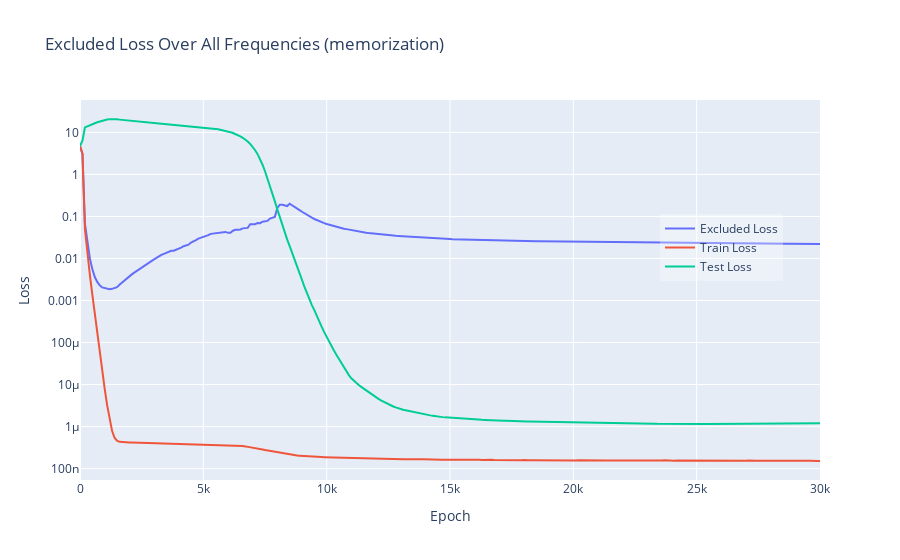
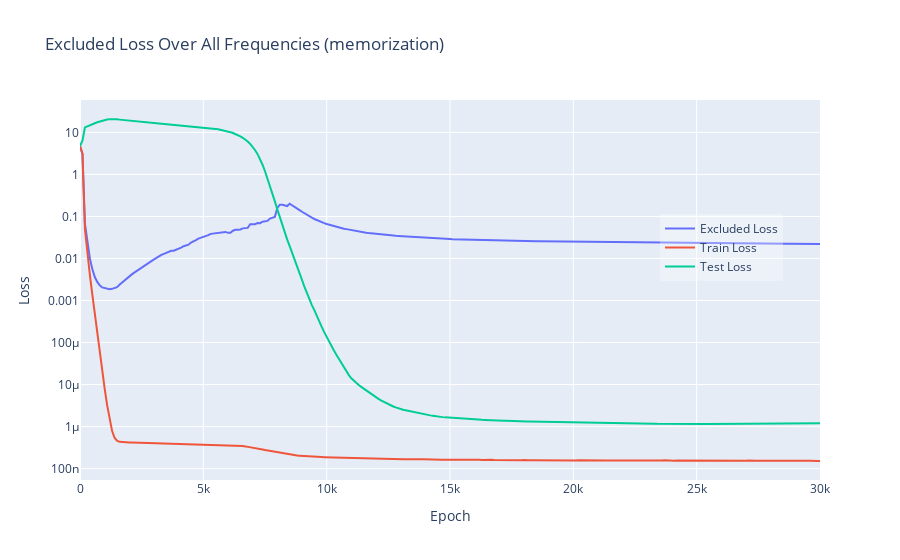
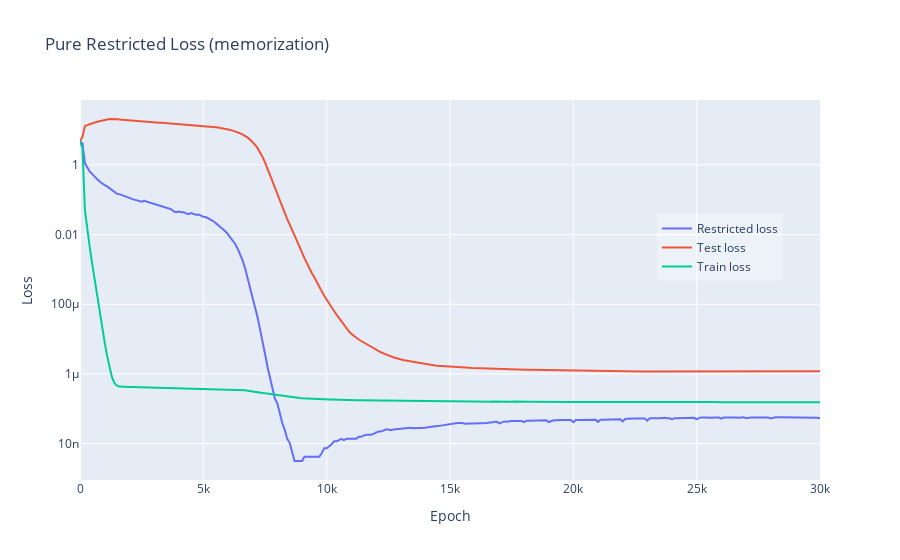
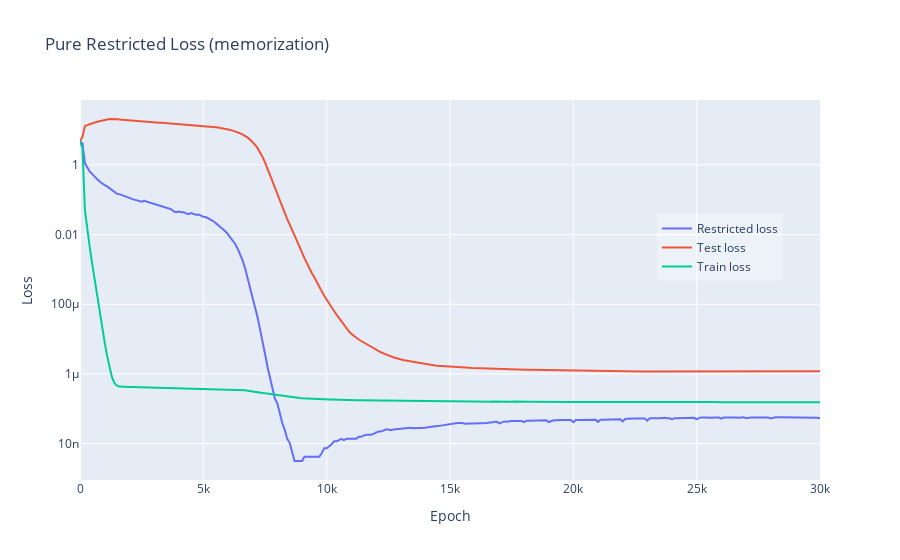

The code cell stored with these charts, in order, in its notebook:
### Code cell
figures = [None]*4
legend_in_plot_dict = {'xanchor': 'right',
 'x': 0.95,
 'title': '',
 'orientation': 'v',
 'y': .7,
 'yanchor': 'top',
 'bgcolor': 'rgba(255, 255, 255, 0.3)'}
fig = lines([metric_cache['excluded_loss_mean'], metric_cache['train_loss'],  metric_cache['test_loss']],
      line_labels=['Excluded Loss', 'Train Loss', 'Test Loss'],
            # labels=['Excluded Loss', 'Train Loss', 'Test Loss'],
      title='Excluded Loss Over All Frequencies' + f' ({subdir_strip})',
      log_y=True,
      x=epochs,
      xaxis='Epoch',
      yaxis='Loss',
      return_fig = True)
fig.update_layout(legend=legend_in_plot_dict)
fig.show("vscode+colab")
write_image(fig, names[0])
figures[0] = fig


line_labels = ['trig_loss', 'test_loss', 'train_loss']
human_readable_line_labels = ['Restricted loss', 'Test loss', 'Train loss']
fig = plot_metric([metric_cache[lab] for lab in line_labels], 
                  line_labels=human_readable_line_labels, 
                  title='Pure Restricted Loss'+ f' ({subdir_strip})', 
                  yaxis='Loss',
                  return_fig=True)
fig.update_layout(legend=legend_in_plot_dict)
fig.update_layout(legend_orientation='v')
fig.show("vscode+colab")
write_image(fig, names[1])
figures[1] = fig


# line_labels = ['test_loss', 'train_loss', 'trig_loss', 'trig_loss_train']
# ratio = [test_loss/trig_loss for (test_loss, trig_loss) in zip(metric_cache['test_loss'], metric_cache['trig_loss'])]
fig = plot_metric([metric_cache['test_loss']/metric_cache['trig_loss']],
# fig = plot_metric([ratio],
            title='Ratio of Test Loss/Restricted Loss'+ f' ({subdir_strip})',
            yaxis='Ratio',
            return_fig=True)
fig.show("vscode+colab")
write_image(fig, names[2])
figures[2] = fig


fig = plot_metric([einops.reduce(metric_cache['sum_sq_weights'], 'epoch param -> epoch', 'sum')], 
# fig = plot_metric([metric_cache['sum_sq_weights']], 
            title='Total Sum of Squared Weights'+ f' ({subdir_strip})',
            log_y=False,
            yaxis='Sum of Squared Weights',
            return_fig = True)
fig.show("vscode+colab")
write_image(fig, names[3])
figures[3] = fig

### Figure 1 — Plotly figure (JSON) as saved in the notebook; plotly's stock layout.template omitted (floating-point values rounded to 4 significant figures; data arrays with more than 128 entries replaced by an {"elided": "..."} marker saying what was removed)
{"data": [{"mode": "lines", "name": "Excluded Loss", "type": "scatter", "x": {"elided": "301 int values"}, "y": {"elided": "301 float values"}}, {"mode": "lines", "name": "Train Loss", "type": "scatter", "x": {"elided": "301 int values"}, "y": {"elided": "301 float values"}}, {"mode": "lines", "name": "Test Loss", "type": "scatter", "x": {"elided": "301 int values"}, "y": {"elided": "301 float values"}}], "layout": {"autosize": true, "legend": {"bgcolor": "rgba(255, 255, 255, 0.3)", "orientation": "v", "title": {"text": ""}, "x": 0.95, "xanchor": "right", "y": 0.7, "yanchor": "top"}, "title": {"text": "Excluded Loss Over All Frequencies (memorization)"}, "xaxis": {"autorange": true, "range": [0, 30000], "title": {"text": "Epoch"}, "type": "linear"}, "yaxis": {"autorange": true, "range": [-7.271, 1.771], "title": {"text": "Loss"}, "type": "log"}}}

### Figure 2 — Plotly figure (JSON) as saved in the notebook; plotly's stock layout.template omitted (floating-point values rounded to 4 significant figures; data arrays with more than 128 entries replaced by an {"elided": "..."} marker saying what was removed)
{"data": [{"mode": "lines", "name": "Excluded Loss", "type": "scatter", "x": {"elided": "301 int values"}, "y": {"elided": "301 float values"}}, {"mode": "lines", "name": "Train Loss", "type": "scatter", "x": {"elided": "301 int values"}, "y": {"elided": "301 float values"}}, {"mode": "lines", "name": "Test Loss", "type": "scatter", "x": {"elided": "301 int values"}, "y": {"elided": "301 float values"}}], "layout": {"autosize": true, "legend": {"bgcolor": "rgba(255, 255, 255, 0.3)", "orientation": "v", "title": {"text": ""}, "x": 0.95, "xanchor": "right", "y": 0.7, "yanchor": "top"}, "title": {"text": "Excluded Loss Over All Frequencies (memorization)"}, "xaxis": {"autorange": true, "range": [0, 30000], "title": {"text": "Epoch"}, "type": "linear"}, "yaxis": {"autorange": true, "range": [-7.271, 1.771], "title": {"text": "Loss"}, "type": "log"}}}

### Figure 3 — Plotly figure (JSON) as saved in the notebook; plotly's stock layout.template omitted (floating-point values rounded to 4 significant figures; data arrays with more than 128 entries replaced by an {"elided": "..."} marker saying what was removed)
{"data": [{"mode": "lines", "name": "Restricted loss", "type": "scatter", "x": {"elided": "301 int values"}, "y": {"elided": "301 float values"}}, {"mode": "lines", "name": "Test loss", "type": "scatter", "x": {"elided": "301 int values"}, "y": {"elided": "301 float values"}}, {"mode": "lines", "name": "Train loss", "type": "scatter", "x": {"elided": "301 int values"}, "y": {"elided": "301 float values"}}], "layout": {"autosize": true, "legend": {"bgcolor": "rgba(255, 255, 255, 0.3)", "orientation": "v", "title": {"text": ""}, "x": 0.95, "xanchor": "right", "y": 0.7, "yanchor": "top"}, "title": {"text": "Pure Restricted Loss (memorization)"}, "xaxis": {"autorange": true, "range": [0, 30000], "title": {"text": "Epoch"}, "type": "linear"}, "yaxis": {"autorange": true, "range": [-9.045, 1.864], "title": {"text": "Loss"}, "type": "log"}}}

### Figure 4 — Plotly figure (JSON) as saved in the notebook; plotly's stock layout.template omitted (floating-point values rounded to 4 significant figures; data arrays with more than 128 entries replaced by an {"elided": "..."} marker saying what was removed)
{"data": [{"mode": "lines", "name": "Restricted loss", "type": "scatter", "x": {"elided": "301 int values"}, "y": {"elided": "301 float values"}}, {"mode": "lines", "name": "Test loss", "type": "scatter", "x": {"elided": "301 int values"}, "y": {"elided": "301 float values"}}, {"mode": "lines", "name": "Train loss", "type": "scatter", "x": {"elided": "301 int values"}, "y": {"elided": "301 float values"}}], "layout": {"autosize": true, "legend": {"bgcolor": "rgba(255, 255, 255, 0.3)", "orientation": "v", "title": {"text": ""}, "x": 0.95, "xanchor": "right", "y": 0.7, "yanchor": "top"}, "title": {"text": "Pure Restricted Loss (memorization)"}, "xaxis": {"autorange": true, "range": [0, 30000], "title": {"text": "Epoch"}, "type": "linear"}, "yaxis": {"autorange": true, "range": [-9.045, 1.864], "title": {"text": "Loss"}, "type": "log"}}}
